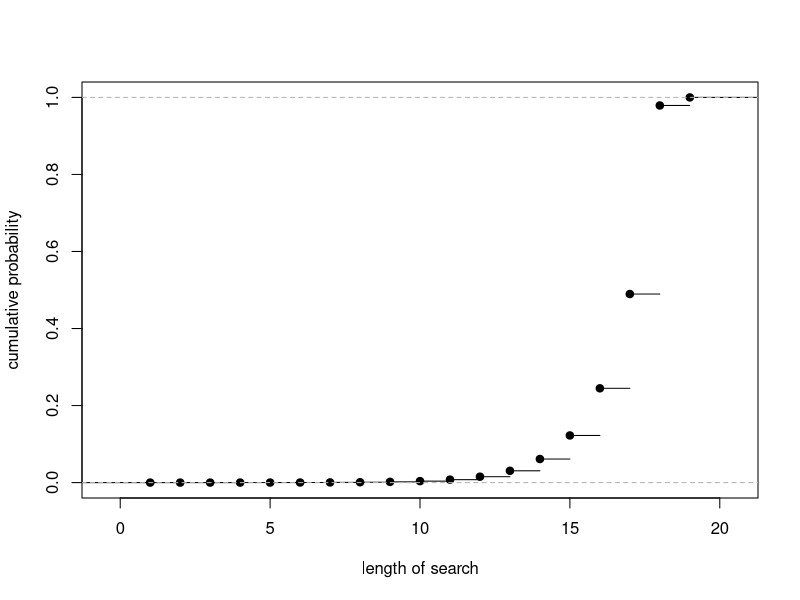
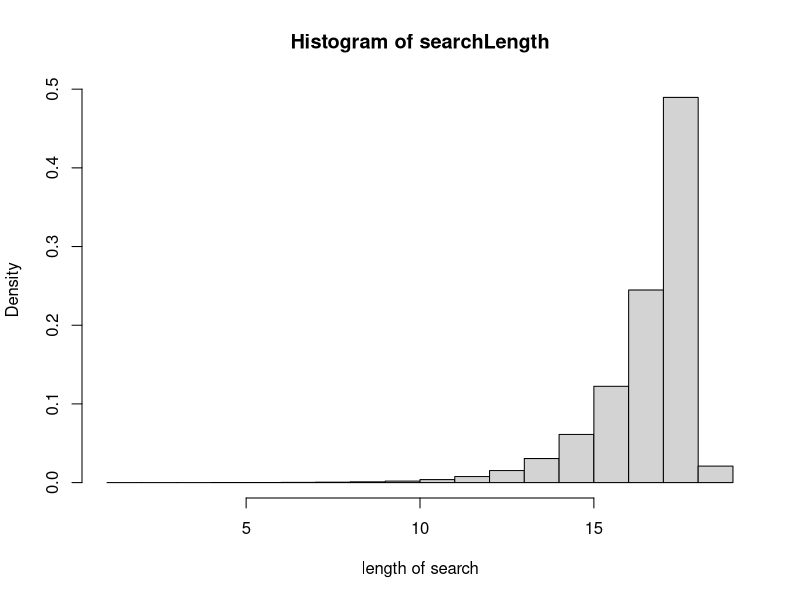

These figures' R source, in order:
## ---- chunk 1
library(xtable)
knitr::opts_knit$set(base.dir = "/home/swolf/website/", base.url = "/")
knitr::opts_chunk$set(fig.path = "figure/2020-09-21-guessingGame-")
getmode <- function(v) {
   uniqv <- unique(v)
   uniqv[which.max(tabulate(match(v, uniqv)))]
}
## ---- chunk 2
dictSize = 267751
dictionary = 1:dictSize

guessGame = function(guess, actual){
    result = ifelse(guess == actual, 'win',
                    ifelse(guess < actual, 'after', 'before'))
    return(result)
}
## ---- chunk 3
countBinarySearch = function(actual){
    lowerBound=1 
    upperBound=dictSize 
    idx = 1
    found = FALSE
    while(!found){
        if(upperBound<lowerBound){
            stop('Upper bound is smaller than lower bound.')
        }
        ## Build the dictionary
        thisDict = lowerBound:upperBound
        ## Make a good guess
        guess = lowerBound + (upperBound - lowerBound) %/% 2 # Integer division!
        gameResult = guessGame(guess = guess, actual = actual)
        if(gameResult == 'win'){
            ## Guess is correct, return the index
            return(idx)
        }else if(gameResult == 'before'){
            ## Value is smaller than guess.
            upperBound = guess - 1
            idx = idx + 1 # increment the index
        }else if(gameResult == 'after'){
            ## Value is larger than guess.
            lowerBound = guess + 1
            idx = idx + 1 # increment the index
        }else{
            stop('Game result not possible.')
        }
    }
}
## ---- chunk 4
actualVals = dictionary
searchLength = vapply(actualVals, countBinarySearch, FUN.VALUE = numeric(1))

plot.ecdf(searchLength, ylab = 'cumulative probability', main='',
          xlab = 'length of search')
hist(searchLength, freq=FALSE, xlab = 'length of search')
summary(searchLength)
avgSearch = mean(searchLength)
## ---- chunk 5
knitr::kable(table(searchLength))
## ---- chunk 6
g = 1:18
summation = sum(g*2^(g-1)) 
numerator = summation + 19 * (dictSize - sum(2^(g-1)))
g.expval = numerator/dictSize
